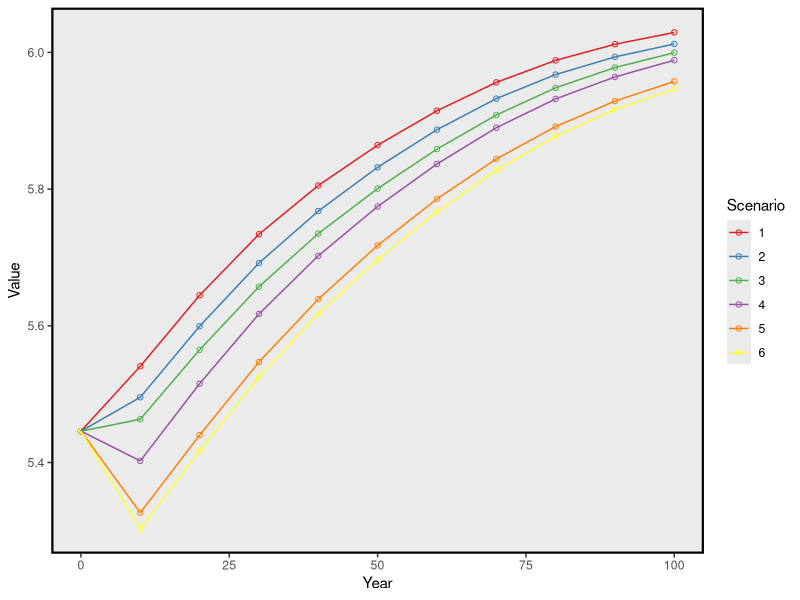

Recreate this plot in R.
#script to produce figures for different ecosystem services under different scenarios

#load packages
library(ggplot2)
library(gridExtra)
library(dplyr)

ES<-read.csv("Data/R_output/Landis_ES_all.csv")

head(ES)

P1<-ggplot(ES,aes(x=Year,y=SRR,colour=as.factor(Scenario),group=as.factor(Scenario)))+geom_point(shape=1)+geom_line()
P2<-P1+theme(panel.grid.major = element_blank(),panel.grid.minor = element_blank(),panel.border = element_rect(size=1.5,colour="black",fill=NA))
P2+ylab("Value")+scale_colour_brewer("Scenario",palette="Set1")+xlim(0,100)
